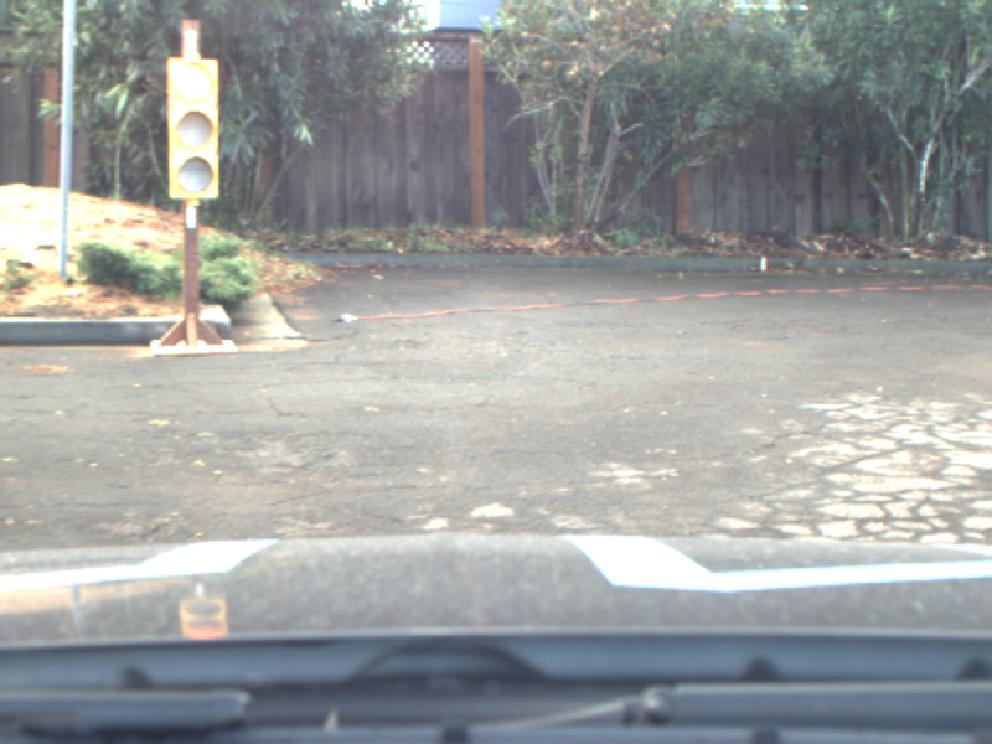
#> input picture img_samples/test15.jpg, 992 x 744 px
$ python test_image_enhancement.py
#> lines starting #> are read from the running program, lines starting #| are printed output that depends on the picture
9#!/usr/bin/env python2

import cv2
import numpy as np

def clahe(bgr, gridsize=8):
    lab = cv2.cvtColor(bgr, cv2.COLOR_BGR2LAB)
    lab_planes = cv2.split(lab)
    clahe = cv2.createCLAHE(clipLimit=2.0,tileGridSize=(gridsize,gridsize))
    lab_planes[0] = clahe.apply(lab_planes[0])
    lab = cv2.merge(lab_planes)
    bgr = cv2.cvtColor(lab, cv2.COLOR_LAB2BGR)
    return bgr

def adjust_gamma(bgr, gamma=1.0):
    # build a lookup table mapping the pixel values [0, 255] to
    # their adjusted gamma values
    invGamma = 1.0 / gamma
    table = np.array([((i / 255.0) ** invGamma) * 255
                      for i in np.arange(0, 256)]).astype("uint8")
    # apply gamma correction using the lookup table
    return cv2.LUT(bgr, table)


# Execute `main()` function
if __name__ == '__main__':
    image_path = 'img_samples/test15.jpg'
    bgr = cv2.imread(image_path)
#> bgr is the input picture: shape (744, 992, 3); mean B, G, R 157.1, 157.9, 155.1
    #enhanced = clahe(bgr)
    enhanced = adjust_gamma(bgr, 0.5)
#> in adjust_gamma, `return cv2.LUT(bgr, table)`:
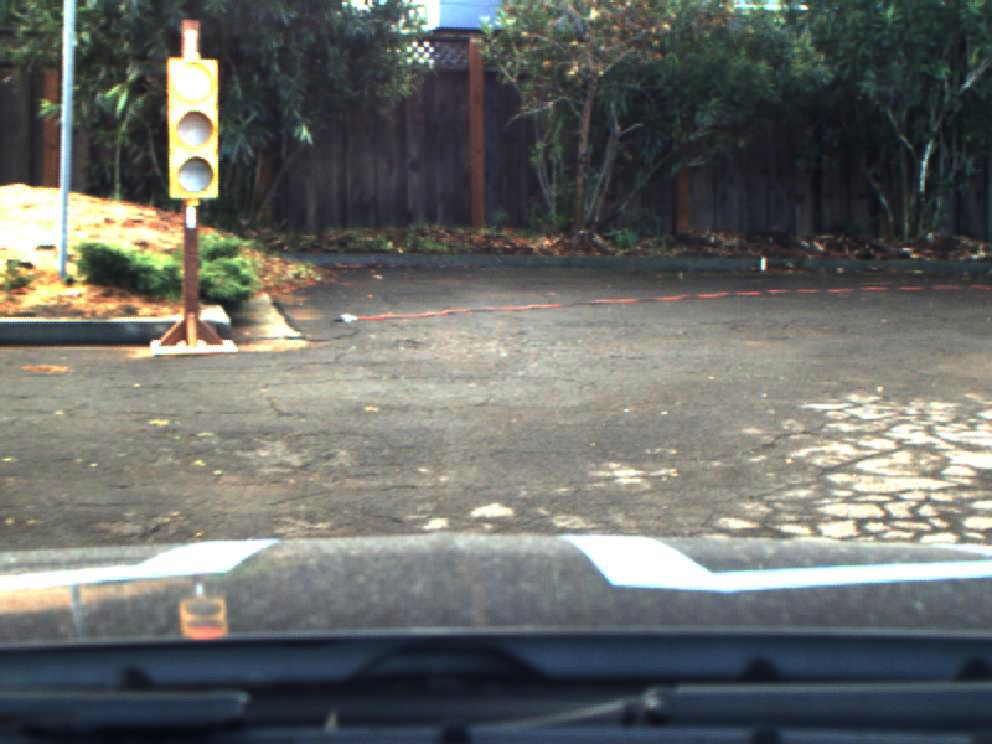
#> returned value: shape (744, 992, 3); mean of channels 0, 1, 2 103.3, 106.6, 104.5; drawn as B, G, R
    cv2.imshow('enhanced',enhanced)
    cv2.waitKey(0)
    cv2.destroyAllWindows()

$ run again, with img_samples/test10.jpg copied over img_samples/test15.jpg
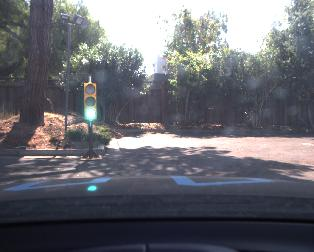
#> input picture img_samples/test10.jpg, 314 x 252 px
#> bgr is the input picture: shape (252, 314, 3); mean B, G, R 112.7, 106.1, 105.4
#> in adjust_gamma, `return cv2.LUT(bgr, table)`:
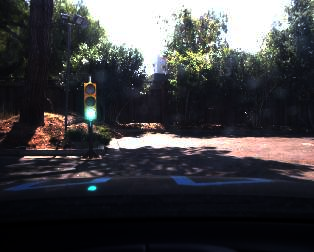
#> returned value: shape (252, 314, 3); mean of channels 0, 1, 2 66.6, 63.9, 64.5; drawn as B, G, R

$ run again, with img_samples/test11.jpg copied over img_samples/test15.jpg
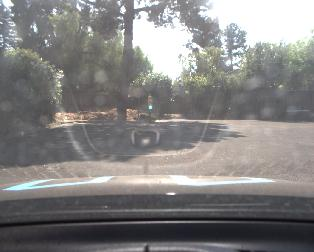
#> input picture img_samples/test11.jpg, 314 x 252 px
#> bgr is the input picture: shape (252, 314, 3); mean B, G, R 129.6, 130.5, 132.1
#> in adjust_gamma, `return cv2.LUT(bgr, table)`:
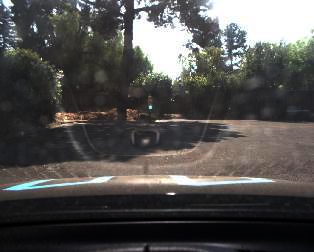
#> returned value: shape (252, 314, 3); mean of channels 0, 1, 2 78, 80, 81.8; drawn as B, G, R

$ run again, with img_samples/test12.jpg copied over img_samples/test15.jpg
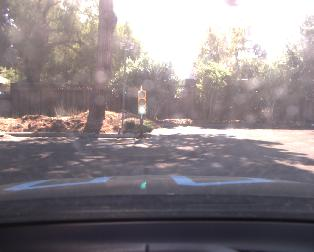
#> input picture img_samples/test12.jpg, 314 x 252 px
#> bgr is the input picture: shape (252, 314, 3); mean B, G, R 135.8, 132.2, 140.5
#> in adjust_gamma, `return cv2.LUT(bgr, table)`:
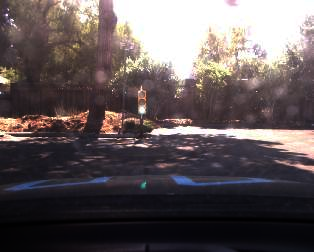
#> returned value: shape (252, 314, 3); mean of channels 0, 1, 2 87.8, 86.8, 96.3; drawn as B, G, R
